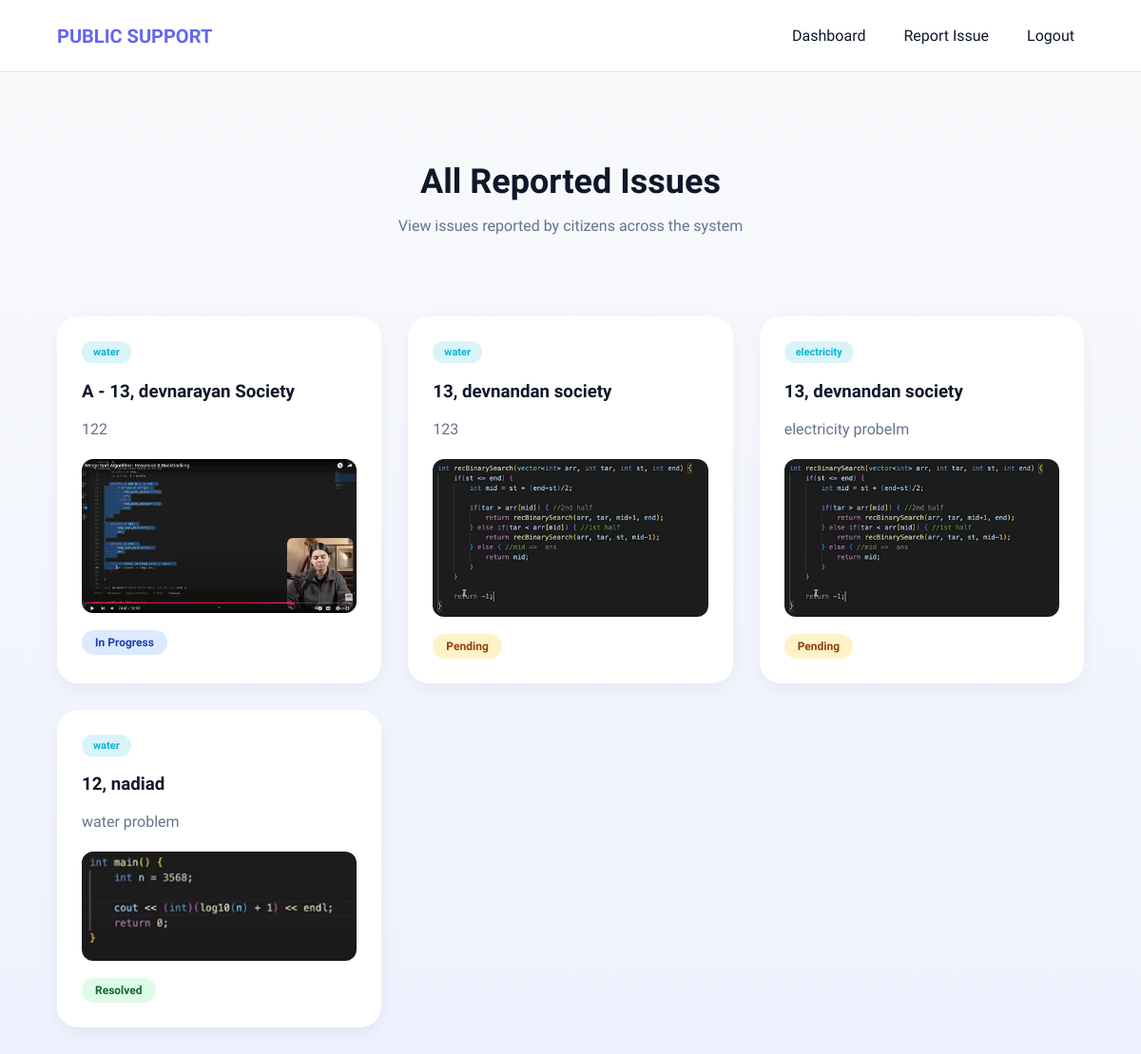
The app's page /view_reports/ with its own data.
### reports/models.py (models this page shows, shortened)
class Issue(models.Model):
    ISSUE_TYPES = [
        ('road', 'Road Problem'),
        ('water', 'Water Supply'),
        ('electricity', 'Electricity'),
        ('garbage', 'Garbage'),
    ]
    STATUS_CHOICES = [
        ('pending', 'Pending'),
        ('in_progress', 'In Progress'),
        ('resolved', 'Resolved'),
    ]
    citizen = models.ForeignKey(User, on_delete=models.CASCADE)
    worker = models.ForeignKey(
        User,
        on_delete=models.SET_NULL,
        null=True,
        blank=True,
        related_name='assigned_worker'
    )
    description = models.TextField()
    issue_type = models.CharField(max_length=50, choices=ISSUE_TYPES)
    location = models.CharField(max_length=255)
    image = models.ImageField(upload_to='issues/', blank=True, null=True)
    status = models.CharField(max_length=20, choices=STATUS_CHOICES, default='pending')
    is_escalated = models.BooleanField(default=False)
    deadline = models.DateTimeField(null=True, blank=True)
    created_at = models.DateTimeField(auto_now_add=True)

### frontend/views.py (the view)
# urls.py: path('view_reports/', views.view_reports, name='view_reports'),
def view_reports(request):
    issues = Issue.objects.all().order_by('-created_at')
    return render(request, 'frontend/my_reports.html', {
        'issues': issues
    })

### frontend/templates/frontend/my_reports.html (shortened to what this page needs)
{% load static %}
<!DOCTYPE html>
<html lang="en">
<head>
<link rel="stylesheet" href="{% static 'css/my_reports.css' %}">
</head>
<body>
<nav class="navbar">
<div class="logo">
    <span>PUBLIC SUPPORT</span>
</div>
<div class="nav-links">
<a href="{% url 'index' %}">Dashboard</a>
<a href="{% url 'report_issue' %}">Report Issue</a>
<a href="{% url 'logout' %}" class="logout-btn">Logout</a>
</div>
</nav>
<div class="header">
<h1>All Reported Issues</h1>
<p>View issues reported by citizens across the system</p>
</div>
<div class="report-container">
<div class="report-grid">
{% for issue in issues %}
<div class="report-card">
<span class="issue-type">
{{ issue.issue_type }}
</span>
<h3>{{ issue.location }}</h3>
<p class="description">
{{ issue.description }}
</p>
{% if issue.image %}
<div class="issue-image">
<img src="{{ issue.image.url }}">
</div>
{% endif %}
{% if issue.status == 'pending' %}
<span class="status pending">Pending</span>
{% elif issue.status == 'in_progress' %}
<span class="status in_progress">In Progress</span>
{% elif issue.status == 'resolved' %}
<span class="status resolved">Resolved</span>
{% endif %}
</div>
{% empty %}
<div class="empty-state">
<h2>No Issues Reported Yet</h2>
<p>The system currently has no reported complaints.</p>
</div>
{% endfor %}
</div>
</div>
</body>
</html>

### static/css/my_reports.css (style rules this page uses)
:root { --bg-main: #f8fafc; --bg-surface: #ffffff; --bg-card: #f1f5f9; --accent-primary: #6366f1; --accent-secondary: #06b6d4; --accent-warm: #6366f1; --text-dark: #0f172a; --text-muted: #64748b; }
* { box-sizing:border-box; }
body { font-family:'Plus Jakarta Sans', sans-serif; margin:0; background:linear-gradient(180deg,#f9fafb,#eef2ff); color:var(--text-dark); }
.navbar { display:flex; justify-content:space-between; align-items:center; padding:22px 60px; background:var(--bg-surface); border-bottom:1px solid #e5e7eb; }
.logo { font-size:20px; font-weight:700; color:var(--accent-primary); }
.nav-links { display:flex; align-items:center; gap:20px; }
.nav-links a { text-decoration:none; color:var(--text-dark); font-weight:500; padding:6px 10px; border-radius:6px; transition:0.3s; }
.header { text-align:center; padding:70px 60px 30px 60px; }
.header h1 { font-size:36px; margin-bottom:8px; }
.header p { color:var(--text-muted); }
.report-container { padding:40px 60px 80px 60px; }
.report-grid { display:grid; grid-template-columns:repeat(auto-fit,minmax(280px,1fr)); gap:28px; }
.report-card { background:var(--bg-surface); padding:26px; border-radius:22px; box-shadow:0 8px 20px rgba(0,0,0,0.05); transition:transform 0.2s ease; }
.issue-type { display:inline-block; background:rgba(6,182,212,0.15); color:var(--accent-secondary); padding:5px 12px; border-radius:20px; font-size:11px; font-weight:600; }
.description { margin:12px 0; color:var(--text-muted); }
.issue-image img { width:100%; border-radius:12px; margin-top:10px; }
.status { display:inline-block; margin-top:14px; padding:6px 14px; border-radius:20px; font-size:12px; font-weight:600; }
.pending { background:#fef3c7; color:#92400e; }
.in_progress { background:#dbeafe; color:#1e40af; }
.resolved { background:#dcfce7; color:#166534; }

### records on screen
Issue: issue_type "water", location "A - 13, devnarayan Society", description "122", image (picture), status "In Progress"
Issue: issue_type "water", location "13, devnandan society", description "123", image (picture), status "Pending"
Issue: issue_type "electricity", location "13, devnandan society", description "electricity probelm", image (picture), status "Pending"
Issue: issue_type "water", location "12, nadiad", description "water problem", image (picture), status "Resolved"
